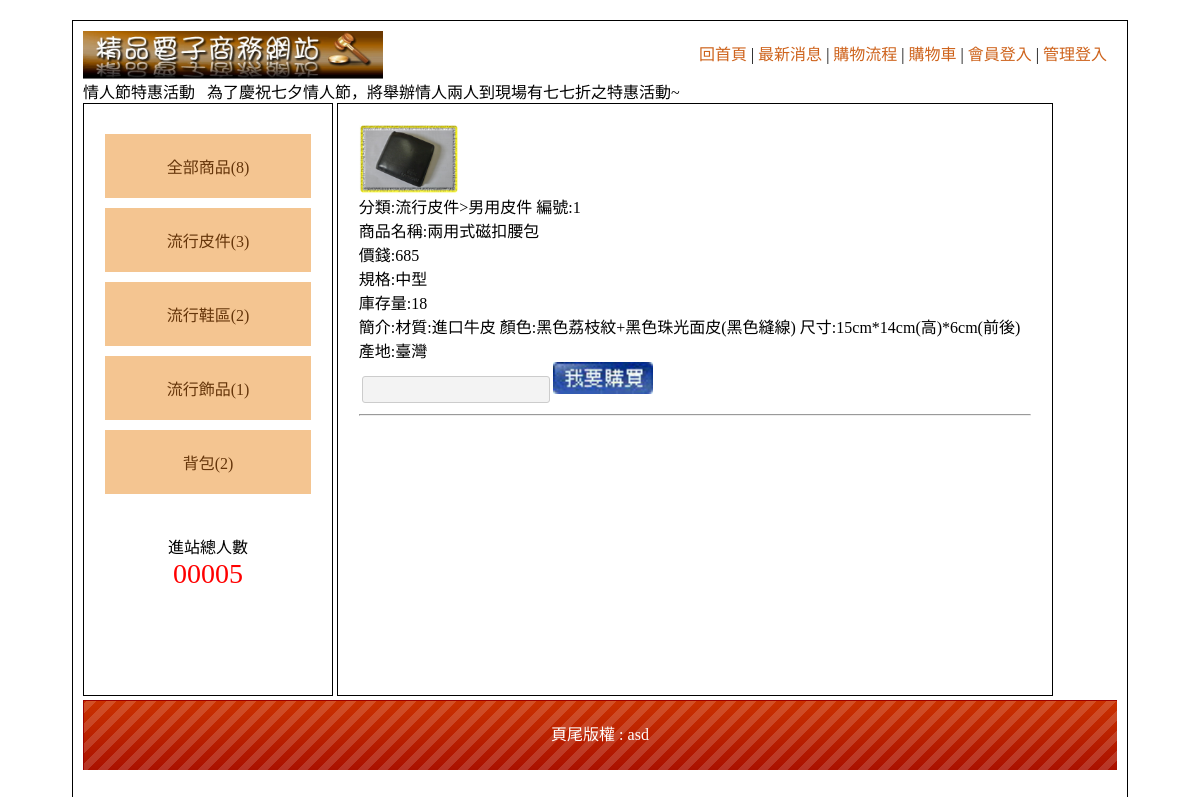
Page /?i=1 on the committed database.
### tables this page shows
CREATE TABLE `cat` (
  `id` int(11) NOT NULL,
  `name` text NOT NULL,
  `parent` int(11) NOT NULL
);

CREATE TABLE `item` (
  `id` int(11) NOT NULL,
  `name` text NOT NULL,
  `price` int(11) NOT NULL,
  `file` text NOT NULL,
  `c1` int(11) NOT NULL,
  `c2` int(11) NOT NULL,
  `qt` int(11) NOT NULL,
  `type` text NOT NULL,
  `text` text NOT NULL,
  `sell` int(11) NOT NULL
);

CREATE TABLE `foot` (
  `foot` text NOT NULL
);

### sql.php (called while the page is built, shortened)
<?php
    $pdo = new PDO("mysql:host=localhost;dbname=dbxx4;charset=utf8", "root", "");
    function All($sql)
    {
        global $pdo;
        return $pdo->query($sql)->fetchAll();
    }
    $foot = All("select * from foot")[0][0];
?>

### index.php (the view, shortened to what this page needs)
<!DOCTYPE html PUBLIC "-//W3C//DTD XHTML 1.0 Transitional//EN" "http://www.w3.org/TR/xhtml1/DTD/xhtml1-transitional.dtd">
<html xmlns="http://www.w3.org/1999/xhtml"><head><meta http-equiv="Content-Type" content="text/html; charset=UTF-8">
<?php
        include("sql.php");
?>
<link href="./home_files/css.css" rel="stylesheet" type="text/css">
</head>
<body>
	<div id="main">
    	<div id="top">
        	<a href="?">
            	<img src="./home_files/0416.jpg" width="300px">
            </a>
                        <div style="padding:10px; float:right">
                <a href="?">回首頁</a> |
                <a href="?do=news">最新消息</a> |
                <a href="?do=look">購物流程</a> |
                <a href="?do=buycart">購物車</a> |
                <a href="<?=(empty($_SESSION))?"?do=login":"api.php?do=out"?>"><?=(empty($_SESSION))?"會員登入":"登出"?></a> |
                                <a href="?do=ain">管理登入</a>
           </div>
           <marquee>情人節特惠活動 &nbsp; 為了慶祝七夕情人節，將舉辦情人兩人到現場有七七折之特惠活動~ </marquee>        </div>
        <div id="left" class="ct">
        	<div style="min-height:400px;">
                <div class='ww'><a href='?c=0'>全部商品(<?=( count( All("select * from item where sell = 1") ))?>)</a></div>
                <?php
                    $result = All("select * from cat where parent = 0");
                    foreach($result as $row)
                    {
                            $c = count(All("select * from item where c1 = '".$row["id"]."'"));
                            echo "<div class='ww'><a href='?c=".$row["id"]."'>".$row["name"]."(".$c.")</a>";
                            echo "</div>";
                    }
                ?>
        	            </div>
                        <span>
            	<div>進站總人數</div>
                <div style="color:#f00; font-size:28px;">
                	00005                </div>
            </span>
                    </div>
        <div id="right" style="overflow-y:scroll; height:500px">
                <?php
                    $p = "main";
                    if($p == "look")	echo "<img src='img/0401.jpg'>";
                    elseif($p == "news") echo "最新消息<br>年終特賣會開跑了<br>情人節特惠活動";
                    else include($p.".php");
                ?>
        	        </div>
        <div id="bottom" style="line-height:70px;background:url(icon/bot.png); color:#FFF;" class="ct">
        	頁尾版權 : <?=$foot?></div>
    </div>
</body></html>

### main.php (shortened to what this page needs)
<?php
    if(!empty($_GET["i"]))
    {
        $row = All("select * from item where id = '".$_GET["i"]."'")[0];
        $c1 = All("select name from cat where id = '".$row["c1"]."'")[0][0];
        $c2 = All("select name from cat where id = '".$row["c2"]."'")[0][0];
        ?>
        <img src="img/<?=$row["file"]?>" width="100px"><br>
        分類:<?=$c1.">".$c2?>
                編號:<?=$row["id"]?><br>
                商品名稱:<?=$row["name"]?><br>
                價錢:<?=$row["price"]?><br>
                規格:<?=$row["type"]?><br>
                庫存量:<?=$row["qt"]?><br>
                簡介:<?=$row["text"]?><br>
                <input type="text" name="qt" id="qt"><img src="img/0402.jpg" width="100px" onclick="buy()"><br>
                <hr>
        <?php
    }
?>

### home_files/css.css (style rules this page uses)
body { font-family:"微軟正黑體"; }
#main { width:1034px; padding:10px; margin:20px auto 20px auto; border:#000 solid 1px; min-height:768px; }
#top a { color:#CE631C; text-decoration:none; }
#left { display:inline-block; width:20%; padding:2%; min-height:550px; vertical-align:top; border:#000 1px solid; }
#left a { display:block; padding:20px 5px 20px 5px; text-decoration:none; background:#F4C591; margin:10px auto 10px auto; color:#65350A; }
.ct { text-align:center; }
#right { display:inline-block; width:65%; padding:2%; min-height:550px; border:#000 1px solid; }
#bottom { height:70px; background:url(icon/bot.png); background-size:cover; }
input[type=text],input[type=password],input[type=submit],button,.button,input[type=reset],input[type=button],select，textarea,input[type=number] { background:#F3F3F3; border:#CCC 1px solid; border-radius:3px; padding:5px 8px 5px 8px; text-decoration:none; margin:3px; color:#333; }
input[type=text],input[type=password] { width:170px; }

### rows in the picture
cat: name "流行皮件", c "3"
cat: name "流行鞋區", c "2"
cat: name "流行飾品", c "1"
cat: name "背包", c "2"
item: file (picture), c1.name "流行皮件", c2.name "男用皮件", id "1", name "兩用式磁扣腰包", price "685", type "中型", qt "18", text "材質:進口牛皮 顏色:黑色荔枝紋+黑色珠光面皮(黑色縫線) 尺寸:15cm*14cm(高)*6cm(前後) 產地:臺灣"
foot: foot "asd"

### other values in the picture
count( All("select * from item where sell = 1") ) "8"
